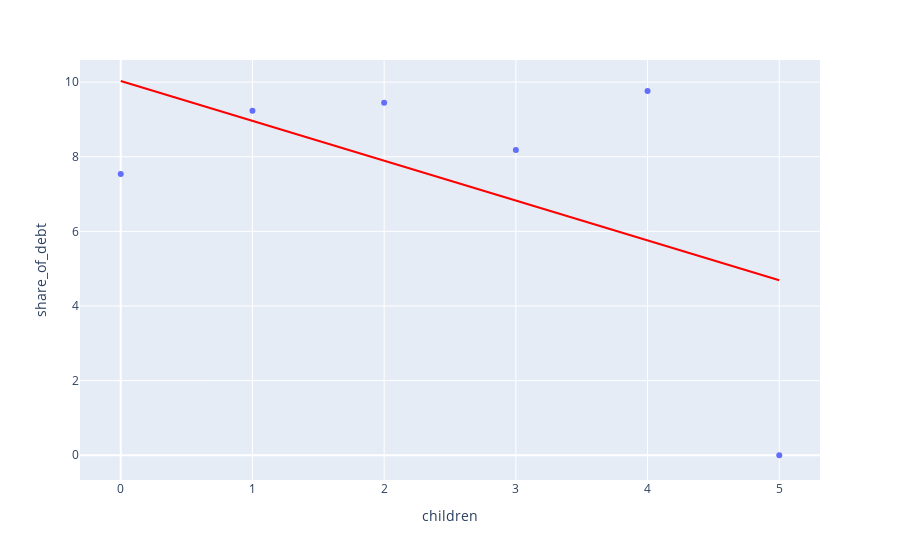

Source (notebook cell):
### Code cell
# строим scatter-plot корреляции между этими величинами
import plotly.express as px

px.scatter(ch_debt_corr, x = "children", y = "share_of_debt", trendline = "ols", trendline_color_override = "red")

### Figure 1 — Plotly figure (JSON) as saved in the notebook; plotly's stock layout.template omitted (floating-point values rounded to 4 significant figures)
{"data": [{"hovertemplate": "children=%{x}<br>share_of_debt=%{y}<extra></extra>", "legendgroup": "", "marker": {"color": "#636efa", "symbol": "circle"}, "mode": "markers", "name": "", "orientation": "v", "showlegend": false, "type": "scatter", "x": [0, 1, 2, 3, 4, 5], "xaxis": "x", "y": [7.54, 9.23, 9.45, 8.18, 9.76, 0], "yaxis": "y"}, {"hovertemplate": "<b>OLS trendline</b><br>share_of_debt = -1.068 * children + 10.03<br>R<sup>2</sup>=0.291403<br><br>children=%{x}<br>share_of_debt=%{y} <b>(trend)</b><extra></extra>", "legendgroup": "", "line": {"color": "red"}, "marker": {"color": "#636efa", "symbol": "circle"}, "mode": "lines", "name": "", "showlegend": false, "type": "scatter", "x": [0, 1, 2, 3, 4, 5], "xaxis": "x", "y": [10.03, 8.962, 7.894, 6.826, 5.758, 4.69], "yaxis": "y"}], "layout": {"legend": {"tracegroupgap": 0}, "margin": {"t": 60}, "xaxis": {"anchor": "y", "domain": [0, 1], "title": {"text": "children"}}, "yaxis": {"anchor": "x", "domain": [0, 1], "title": {"text": "share_of_debt"}}}}
